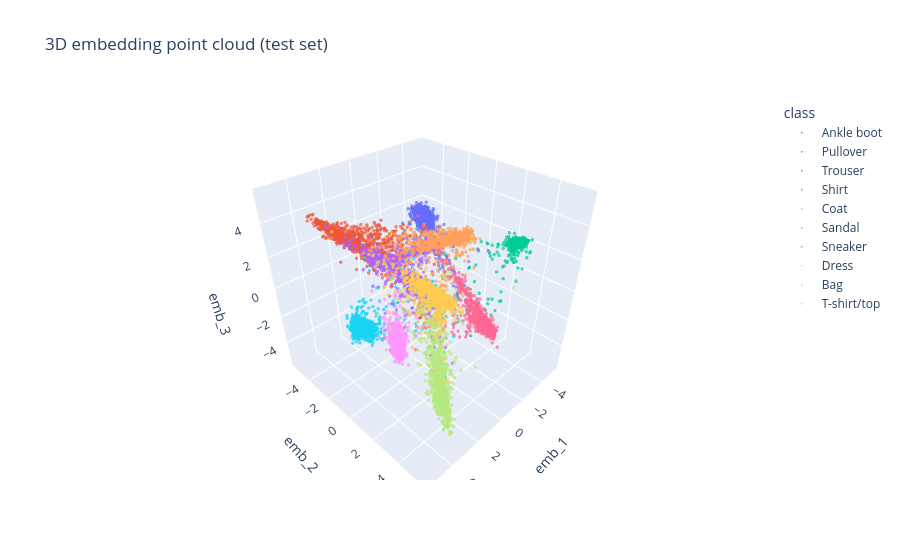

The notebook cell saved with this chart:
### Code cell
import plotly.express as px

class_names = test_dataset.classes if hasattr(test_dataset, "classes") else [str(i) for i in range(10)]
label_names = [class_names[i] for i in y_loaded]

fig = px.scatter_3d(
    x=Z_loaded[:, 0],
    y=Z_loaded[:, 1],
    z=Z_loaded[:, 2],
    color=label_names,
    opacity=0.7,
    labels={"x": "emb_1", "y": "emb_2", "z": "emb_3", "color": "class"},
    title="3D embedding point cloud (test set)"
)

fig.update_traces(marker=dict(size=2))
fig.show()

### Figure 1 — Plotly figure (JSON) as saved in the notebook; plotly's stock layout.template omitted (floating-point values rounded to 4 significant figures; data arrays with more than 128 entries replaced by an {"elided": "..."} marker saying what was removed)
{"data": [{"hovertemplate": "class=Ankle boot<br>emb_1=%{x}<br>emb_2=%{y}<br>emb_3=%{z}<extra></extra>", "legendgroup": "Ankle boot", "marker": {"color": "#636efa", "opacity": 0.7, "size": 2, "symbol": "circle"}, "mode": "markers", "name": "Ankle boot", "scene": "scene", "showlegend": true, "type": "scatter3d", "x": {"elided": "1000 float values"}, "y": {"elided": "1000 float values"}, "z": {"elided": "1000 float values"}}, {"hovertemplate": "class=Pullover<br>emb_1=%{x}<br>emb_2=%{y}<br>emb_3=%{z}<extra></extra>", "legendgroup": "Pullover", "marker": {"color": "#EF553B", "opacity": 0.7, "size": 2, "symbol": "circle"}, "mode": "markers", "name": "Pullover", "scene": "scene", "showlegend": true, "type": "scatter3d", "x": {"elided": "1000 float values"}, "y": {"elided": "1000 float values"}, "z": {"elided": "1000 float values"}}, {"hovertemplate": "class=Trouser<br>emb_1=%{x}<br>emb_2=%{y}<br>emb_3=%{z}<extra></extra>", "legendgroup": "Trouser", "marker": {"color": "#00cc96", "opacity": 0.7, "size": 2, "symbol": "circle"}, "mode": "markers", "name": "Trouser", "scene": "scene", "showlegend": true, "type": "scatter3d", "x": {"elided": "1000 float values"}, "y": {"elided": "1000 float values"}, "z": {"elided": "1000 float values"}}, {"hovertemplate": "class=Shirt<br>emb_1=%{x}<br>emb_2=%{y}<br>emb_3=%{z}<extra></extra>", "legendgroup": "Shirt", "marker": {"color": "#ab63fa", "opacity": 0.7, "size": 2, "symbol": "circle"}, "mode": "markers", "name": "Shirt", "scene": "scene", "showlegend": true, "type": "scatter3d", "x": {"elided": "1000 float values"}, "y": {"elided": "1000 float values"}, "z": {"elided": "1000 float values"}}, {"hovertemplate": "class=Coat<br>emb_1=%{x}<br>emb_2=%{y}<br>emb_3=%{z}<extra></extra>", "legendgroup": "Coat", "marker": {"color": "#FFA15A", "opacity": 0.7, "size": 2, "symbol": "circle"}, "mode": "markers", "name": "Coat", "scene": "scene", "showlegend": true, "type": "scatter3d", "x": {"elided": "1000 float values"}, "y": {"elided": "1000 float values"}, "z": {"elided": "1000 float values"}}, {"hovertemplate": "class=Sandal<br>emb_1=%{x}<br>emb_2=%{y}<br>emb_3=%{z}<extra></extra>", "legendgroup": "Sandal", "marker": {"color": "#19d3f3", "opacity": 0.7, "size": 2, "symbol": "circle"}, "mode": "markers", "name": "Sandal", "scene": "scene", "showlegend": true, "type": "scatter3d", "x": {"elided": "1000 float values"}, "y": {"elided": "1000 float values"}, "z": {"elided": "1000 float values"}}, {"hovertemplate": "class=Sneaker<br>emb_1=%{x}<br>emb_2=%{y}<br>emb_3=%{z}<extra></extra>", "legendgroup": "Sneaker", "marker": {"color": "#FF6692", "opacity": 0.7, "size": 2, "symbol": "circle"}, "mode": "markers", "name": "Sneaker", "scene": "scene", "showlegend": true, "type": "scatter3d", "x": {"elided": "1000 float values"}, "y": {"elided": "1000 float values"}, "z": {"elided": "1000 float values"}}, {"hovertemplate": "class=Dress<br>emb_1=%{x}<br>emb_2=%{y}<br>emb_3=%{z}<extra></extra>", "legendgroup": "Dress", "marker": {"color": "#B6E880", "opacity": 0.7, "size": 2, "symbol": "circle"}, "mode": "markers", "name": "Dress", "scene": "scene", "showlegend": true, "type": "scatter3d", "x": {"elided": "1000 float values"}, "y": {"elided": "1000 float values"}, "z": {"elided": "1000 float values"}}, {"hovertemplate": "class=Bag<br>emb_1=%{x}<br>emb_2=%{y}<br>emb_3=%{z}<extra></extra>", "legendgroup": "Bag", "marker": {"color": "#FF97FF", "opacity": 0.7, "size": 2, "symbol": "circle"}, "mode": "markers", "name": "Bag", "scene": "scene", "showlegend": true, "type": "scatter3d", "x": {"elided": "1000 float values"}, "y": {"elided": "1000 float values"}, "z": {"elided": "1000 float values"}}, {"hovertemplate": "class=T-shirt/top<br>emb_1=%{x}<br>emb_2=%{y}<br>emb_3=%{z}<extra></extra>", "legendgroup": "T-shirt/top", "marker": {"color": "#FECB52", "opacity": 0.7, "size": 2, "symbol": "circle"}, "mode": "markers", "name": "T-shirt/top", "scene": "scene", "showlegend": true, "type": "scatter3d", "x": {"elided": "1000 float values"}, "y": {"elided": "1000 float values"}, "z": {"elided": "1000 float values"}}], "layout": {"legend": {"title": {"text": "class"}, "tracegroupgap": 0}, "scene": {"domain": {"x": [0, 1], "y": [0, 1]}, "xaxis": {"title": {"text": "emb_1"}}, "yaxis": {"title": {"text": "emb_2"}}, "zaxis": {"title": {"text": "emb_3"}}}, "title": {"text": "3D embedding point cloud (test set)"}}}
